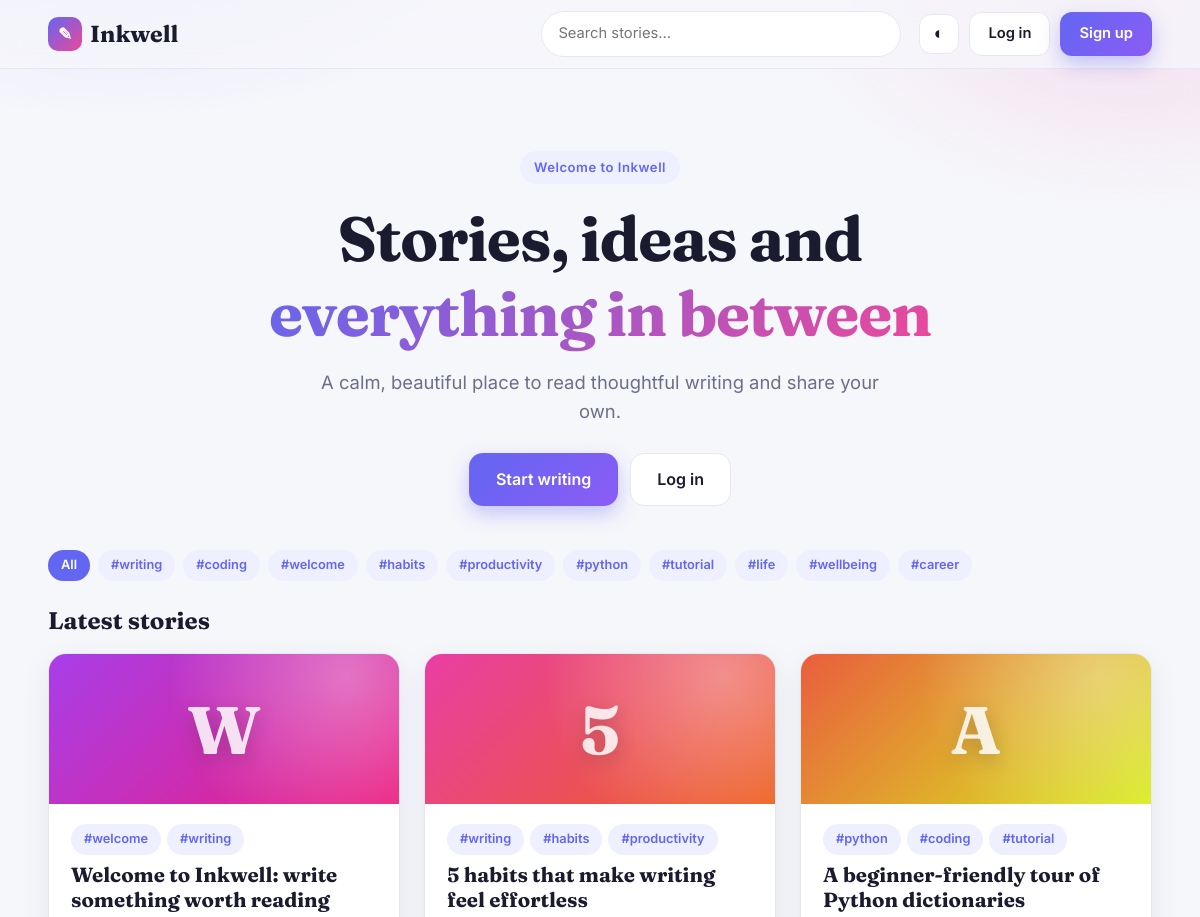
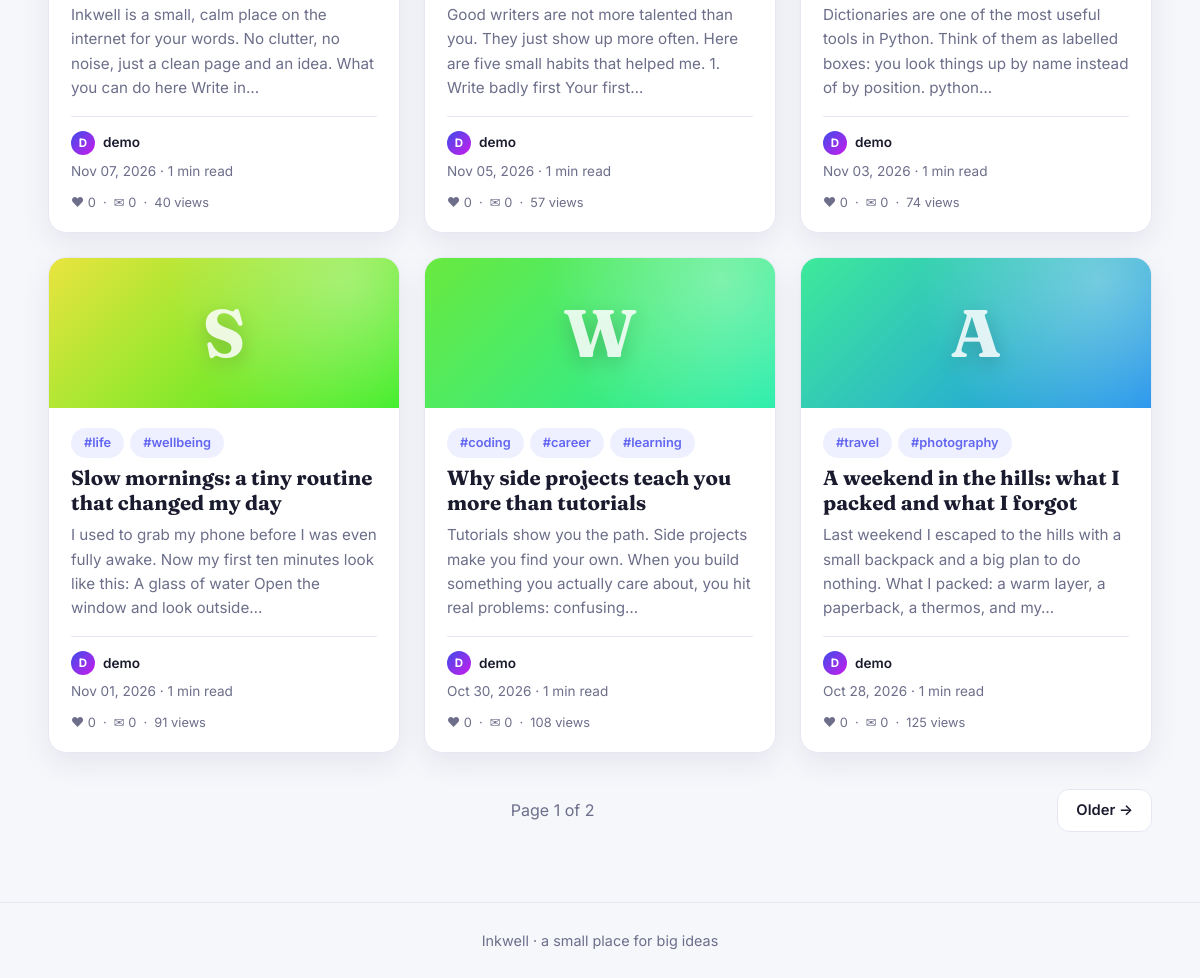
The page / on the database its author committed (2 pictures, top to bottom).
### tables this page shows
CREATE TABLE posts (
    id INTEGER PRIMARY KEY AUTOINCREMENT,
    user_id INTEGER NOT NULL REFERENCES users(id) ON DELETE CASCADE,
    title TEXT NOT NULL,
    content TEXT NOT NULL,
    tags TEXT NOT NULL DEFAULT '',
    views INTEGER NOT NULL DEFAULT 0,
    created_at TEXT NOT NULL DEFAULT (datetime('now')),
    updated_at TEXT NOT NULL DEFAULT (datetime('now'))
);

CREATE TABLE users (
    id INTEGER PRIMARY KEY AUTOINCREMENT,
    username TEXT UNIQUE NOT NULL COLLATE NOCASE,
    password_hash TEXT NOT NULL,
    bio TEXT NOT NULL DEFAULT '',
    created_at TEXT NOT NULL DEFAULT (datetime('now'))
);

### app.py (the view)
@app.route("/")
def index():
    q = request.args.get("q", "").strip()
    tag = re.sub(r"[^a-z0-9-]", "", request.args.get("tag", "").strip().lower())
    page = max(request.args.get("page", 1, type=int), 1)
    where, params = [], []
    if q:
        like = "%" + q.replace("\\", "\\\\").replace("%", "\\%").replace("_", "\\_") + "%"
        where.append("(p.title LIKE ? ESCAPE '\\' OR p.content LIKE ? ESCAPE '\\')")
        params += [like, like]
    if tag:
        where.append("(',' || p.tags || ',') LIKE ?")
        params.append(f"%,{tag},%")
    clause = (" WHERE " + " AND ".join(where)) if where else ""
    db = get_db()
    total = db.execute("SELECT COUNT(*) FROM posts p" + clause, params).fetchone()[0]
    pages = max(math.ceil(total / PER_PAGE), 1)
    page = min(page, pages)
    posts = db.execute(
        POST_SELECT + clause + " ORDER BY p.created_at DESC, p.id DESC LIMIT ? OFFSET ?",
        params + [PER_PAGE, (page - 1) * PER_PAGE],
    ).fetchall()
    return render_template("index.html", posts=posts, q=q, tag=tag, page=page, pages=pages,
                           total=total, tags=popular_tags(db))

### app.py (called while the page is built)
def get_db():
    if "db" not in g:
        g.db = sqlite3.connect(app.config["DATABASE"])
        g.db.row_factory = sqlite3.Row
        g.db.execute("PRAGMA foreign_keys = ON")
    return g.db

@app.template_filter("excerpt")
def excerpt_filter(text, length=150):
    plain = bleach.clean(markdown.markdown(text or ""), tags=[], strip=True)
    plain = " ".join(html_lib.unescape(plain).split())
    if len(plain) <= length:
        return plain
    return plain[:length].rsplit(" ", 1)[0] + "…"

@app.template_filter("reading_time")
def reading_time_filter(text):
    return max(1, math.ceil(len((text or "").split()) / 200))

@app.template_filter("date")
def date_filter(value):
    try:
        return datetime.strptime(value, "%Y-%m-%d %H:%M:%S").strftime("%b %d, %Y")
    except (TypeError, ValueError):
        return value

@app.template_filter("taglist")
def taglist_filter(value):
    return [t for t in (value or "").split(",") if t]

@app.template_filter("cover")
def cover_filter(key):
    n = key if isinstance(key, int) else sum(ord(c) * (i + 3) for i, c in enumerate(str(key)))
    h1 = (n * 47 + 230) % 360
    h2 = (h1 + 55) % 360
    return f"linear-gradient(135deg, hsl({h1} 80% 58%), hsl({h2} 85% 52%))"

def popular_tags(db, limit=10):
    counter = Counter()
    for row in db.execute("SELECT tags FROM posts"):
        counter.update(t for t in row["tags"].split(",") if t)
    return counter.most_common(limit)

@app.before_request
def ensure_db_and_csrf():
    path = app.config["DATABASE"]
    if path not in _ready:
        init_db()
        _ready.add(path)
    if request.method == "POST":
        token = session.get("_csrf", "")
        sent = request.form.get("_csrf", "")
        if not token or not secrets.compare_digest(token, sent):
            abort(400)

@app.before_request
def load_user():
    uid = session.get("user_id")
    g.user = None
    if uid:
        g.user = get_db().execute(
            "SELECT id, username, bio, created_at FROM users WHERE id = ?", (uid,)
        ).fetchone()
        if g.user is None:
            session.pop("user_id", None)

### templates/index.html (shortened to what this page needs)
{% extends "base.html" %}
{% block content %}
  {% if not q and not tag and page == 1 %}
  <section class="hero">
    <p class="eyebrow">Welcome to Inkwell</p>
    <h1>Stories, ideas and <span class="gradient-text">everything in between</span></h1>
    <p class="lead">A calm, beautiful place to read thoughtful writing and share your own.</p>
    <div class="hero-actions">
      {% if g.user %}
        <a class="btn primary big" href="{{ url_for('new_post') }}">Write a story</a>
      {% else %}
        <a class="btn primary big" href="{{ url_for('register') }}">Start writing</a>
        <a class="btn ghost big" href="{{ url_for('login') }}">Log in</a>
      {% endif %}
    </div>
  </section>
  {% endif %}
  {% if tags %}
  <section class="tagbar">
    <a class="chip {{ 'active' if not tag }}" href="{{ url_for('index') }}">All</a>
    {% for name, count in tags %}
      <a class="chip {{ 'active' if name == tag }}" href="{{ url_for('index', tag=name) }}">#{{ name }}</a>
    {% endfor %}
  </section>
  {% endif %}
  {% if q or tag %}
    <h2 class="section-title">
      {{ total }} result{{ '' if total == 1 else 's' }}
      {% if q %}for &ldquo;{{ q }}&rdquo;{% endif %}{% if tag %} in #{{ tag }}{% endif %}
    </h2>
  {% else %}
    <h2 class="section-title">Latest stories</h2>
  {% endif %}
  {% if posts %}
    <div class="grid">
      {% for p in posts %}{% include "_card.html" %}{% endfor %}
    </div>
  {% endif %}
  {% if pages > 1 %}
  <nav class="pager">
    <span class="muted">Page {{ page }} of {{ pages }}</span>
    {% if page < pages %}<a class="btn ghost" href="{{ url_for('index', q=q or None, tag=tag or None, page=page+1) }}">Older &rarr;</a>{% else %}<span></span>{% endif %}
  </nav>
  {% endif %}
{% endblock %}

### templates/_card.html
<article class="card">
  <a class="card-cover" href="{{ url_for('post_view', post_id=p.id) }}" style="background: {{ p.id|cover }}">
    <span class="card-letter">{{ p.title[:1]|upper }}</span>
  </a>
  <div class="card-body">
    <div class="chips">
      {% for t in p.tags|taglist %}<a class="chip" href="{{ url_for('index', tag=t) }}">#{{ t }}</a>{% endfor %}
    </div>
    <h3><a href="{{ url_for('post_view', post_id=p.id) }}">{{ p.title }}</a></h3>
    <p class="excerpt">{{ p.content|excerpt }}</p>
    <div class="card-meta">
      <a class="author" href="{{ url_for('profile', username=p.username) }}">
        <span class="avatar xs" style="background: {{ p.username|cover }}">{{ p.username[:1]|upper }}</span>{{ p.username }}
      </a>
      <span class="muted">{{ p.created_at|date }} &middot; {{ p.content|reading_time }} min read</span>
    </div>
    <div class="card-stats muted">&#9829; {{ p.likes }} &nbsp;&middot;&nbsp; &#9993; {{ p.comments }} &nbsp;&middot;&nbsp; {{ p.views }} views</div>
  </div>
</article>

### rows shown on the page
posts: title "W", tags "welcome" "writing", title "Welcome to Inkwell: write something worth reading", content|excerpt "Inkwell is a small, calm place on the internet for your words. No clutter, no noise, just a clean page and an idea. What you can do here Write in…", username "D", username "demo", created_at "Nov 07, 2026", content|reading_time "1", likes "0", comments "0", views "40"
posts: title "5", tags "writing" "habits" "productivity", title "5 habits that make writing feel effortless", content|excerpt "Good writers are not more talented than you. They just show up more often. Here are five small habits that helped me. 1. Write badly first Your first…", username "D", username "demo", created_at "Nov 05, 2026", content|reading_time "1", likes "0", comments "0", views "57"
posts: title "A", tags "python" "coding" "tutorial", title "A beginner-friendly tour of Python dictionaries", content|excerpt "Dictionaries are one of the most useful tools in Python. Think of them as labelled boxes: you look things up by name instead of by position. python…", username "D", username "demo", created_at "Nov 03, 2026", content|reading_time "1", likes "0", comments "0", views "74"
posts: title "S", tags "life" "wellbeing", title "Slow mornings: a tiny routine that changed my day", content|excerpt "I used to grab my phone before I was even fully awake. Now my first ten minutes look like this: A glass of water Open the window and look outside…", username "D", username "demo", created_at "Nov 01, 2026", content|reading_time "1", likes "0", comments "0", views "91"
posts: title "W", tags "coding" "career" "learning", title "Why side projects teach you more than tutorials", content|excerpt "Tutorials show you the path. Side projects make you find your own. When you build something you actually care about, you hit real problems: confusing…", username "D", username "demo", created_at "Oct 30, 2026", content|reading_time "1", likes "0", comments "0", views "108"
posts: title "A", tags "travel" "photography", title "A weekend in the hills: what I packed and what I forgot", content|excerpt "Last weekend I escaped to the hills with a small backpack and a big plan to do nothing. What I packed: a warm layer, a paperback, a thermos, and my…", username "D", username "demo", created_at "Oct 28, 2026", content|reading_time "1", likes "0", comments "0", views "125"

### other values the page prints
{{ name }} "writing" "coding" "welcome" "habits" "productivity" "python" "tutorial" "life" "wellbeing" "career"
{{ page }} "1"
{{ pages }} "2"
